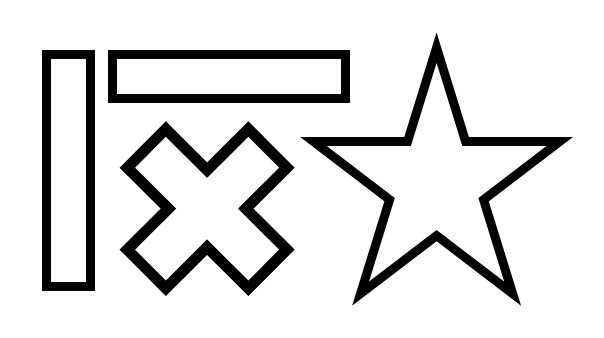
#> input picture Assignment 1/shapes.png, 604 x 338 px
$ python A1_corner_detection.py
#> lines starting #> are read from the running program, lines starting #| are printed output that depends on the picture; after the words box and inside, x2 and y2 are one past the last pixel; in counts of white or black regions, pixels touching at a corner belong together
### Assignment 1/A1_image_filtering.py
import numpy as np
import cv2
import time
from matplotlib import pyplot as plt


#1-1 Image Filtering by cross_correlation
def padding(img, shape):
    if shape[0] != 1:
        size = shape[0] // 2
        for i in range(-1, 1):
            copy = img[i]
            for j in range(size):
                img = np.insert(img, i, copy, axis=0)

    if (shape[0] == 1) or (shape[0]==shape[1]):
        size = shape[1] // 2
        for i in range(-1, 1):
            copy = img[:,i]
            for j in range(size):
                img = np.insert(img, i, copy, axis=1)

    return img


# [21 lines left out: function cross_correlation_1d, not called in this run]


def cross_correlation_2d(img, kernel):
    size = len(kernel)
    filter_img = np.zeros(img.shape)
    pad_img = padding(img, np.shape(kernel))
    r, c = img.shape
    for i in range(0, r):
      for j in range(0, c):
        partial = pad_img[i:i+size, j:j+size]
        filter_img[i,j] = (kernel * partial).sum()

    return filter_img

#1-2 The Gaussian Filter

# [6 lines left out: function get_gaussian_filter_1d, not called in this run]

def get_gaussian_filter_2d(size, sigma):
    kernel = np.zeros((size, size))
    for i in range(size):
        for j in range(size):
            kernel[i, j] = (1/(2*np.pi*(sigma**2)))*np.exp(-1*((((i-(size//2))**2)+((j-(size//2))**2))/(2*(sigma**2))))
    kernel = kernel/kernel.sum()
    return kernel


# [83 lines that do not run on import are left out]

### Assignment 1/A1_corner_detection.py
import cv2
import time
import numpy as np
import A1_image_filtering as a1
from matplotlib import pyplot as plt

def gaussian_filtering(img, size, sigma):
    kernel = a1.get_gaussian_filter_2d(size, sigma)
    filtered_img = a1.cross_correlation_2d(img, kernel)
    return filtered_img


def compute_corner_response(img):
    Sfilter_x = np.array([[-1, 0, 1], [-2, 0, 2], [-1, 0, 1]])
    Sfilter_y = np.array([[1, 2, 1], [0, 0, 0], [-1, -2, -1]])

    Sxf = a1.cross_correlation_2d(img, Sfilter_x)
    Syf = a1.cross_correlation_2d(img, Sfilter_y)

    Sxf = a1.padding(Sxf, (5, 5))
    Syf = a1.padding(Syf, (5, 5))

    Ix_2 = Sxf ** 2
    Iy_2 = Syf ** 2
    Ix_Iy = Sxf * Syf

    R = np.zeros(img.shape)

    w_size = 5
    r, c = img.shape
    for i in range(0, r):
        for j in range(0, c):
            M = np.zeros((2, 2))
            w_Ix_2 = Ix_2[i:i + w_size, j:j + w_size]
            w_Iy_2 = Iy_2[i:i + w_size, j:j + w_size]
            w_Ix_Iy = Ix_Iy[i:i + w_size, j:j + w_size]

            M[0, 0] = w_Ix_2.sum()
            M[1, 1] = w_Iy_2.sum()
            M[0, 1] = w_Ix_Iy.sum()
            M[1, 0] = w_Ix_Iy.sum()

            M_det = M[0, 0] * M[1, 1] - M[0, 1] * M[1, 0]
            M_trace = M[0, 0] + M[1, 1]

            R[i, j] = M_det - 0.04 * (M_trace ** 2)

    R = np.where(R < 0, 0, R)
    R = R / R.max()

    return R

def non_maximum_suppression_win(R, winSize):
    pad_R = a1.padding(R, (winSize, winSize))
    suppressed = np.zeros(R.shape)
    r, c = R.shape
    for i in range(r):
        for j in range(c):
            maximum = pad_R[i:i + winSize, j:j + winSize].max()
            if (R[i, j] == maximum) and (R[i, j] >= 0.1):
                suppressed[i, j] = R[i, j]

    return suppressed


if __name__ == "__main__":
    IMAGE_FILE_NAME = input('IMAGE FILE NAME: ')
#> the answer given: shapes.png
    img = cv2.imread(IMAGE_FILE_NAME, cv2.IMREAD_GRAYSCALE)
#> img is the input picture: shape (338, 604); min 0, max 255, mean 222.3

    #코너 검출기
    gfilter_img = gaussian_filtering(img, 7, 1.5)

    s_time = time.time()
    R = compute_corner_response(gfilter_img)
#> after the loop in cross_correlation_2d (call 3), `for i in range(0, r):`:
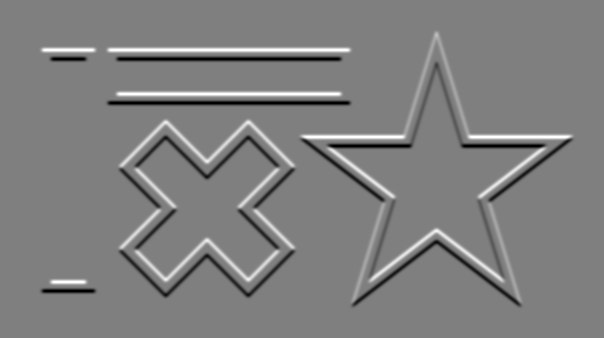
#> filter_img: shape (338, 604) float64; min -497.2, max 497.2, mean 0; drawn with min black and max white
#> call 4 of padding, with shape = (5, 5)
#> after the loop in padding (call 4), `for i in range(-1, 1):`:
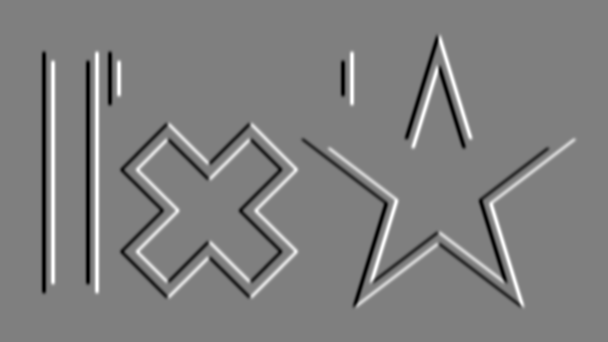
#> img: shape (342, 608) float64; min -497.2, max 497.2, mean 0; drawn with min black and max white
#> after the loop in padding (call 5), `for i in range(-1, 1):`:
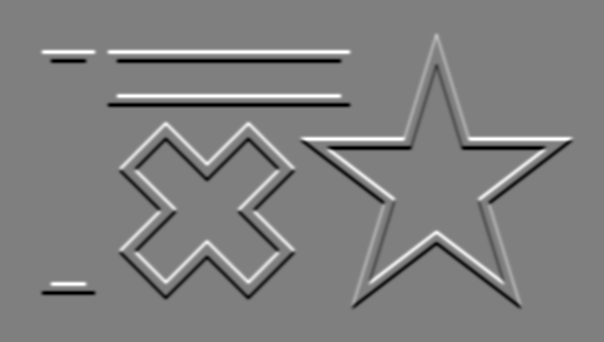
#> img: shape (342, 604) float64; min -497.2, max 497.2, mean 0; drawn with min black and max white
#> after the loop in compute_corner_response, `for i in range(0, r):`:
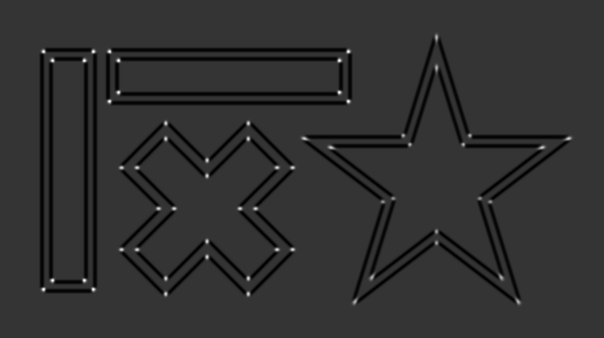
#> R: shape (338, 604) float64; min -6.13e+11, max 2.35e+12, mean -4.62e+10; drawn with min black and max white
#> in compute_corner_response, `R = np.where(R < 0, 0, R)`:
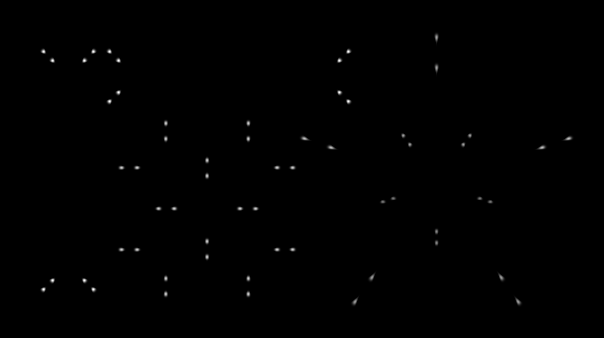
#> R: shape (338, 604) float64; min 0, max 2.35e+12, mean 5.88e+09; drawn with min black and max white
    e_time = time.time()

    print('Computational time of compute_corner_response is', e_time - s_time, 'sec')

    plt.imshow(R, cmap='gray')
    plt.xticks([]), plt.yticks([])
    plt.show()

    R_img = cv2.convertScaleAbs(R, alpha=(255.0))

    cv2.imwrite('./result/part_3_corner_raw_' + IMAGE_FILE_NAME, R_img)

    #검출한 코너를 초록색으로 표시
    img_rgb = cv2.cvtColor(img, cv2.COLOR_GRAY2RGB)

    img_rgb[R > 0.1] = [0, 255, 0]
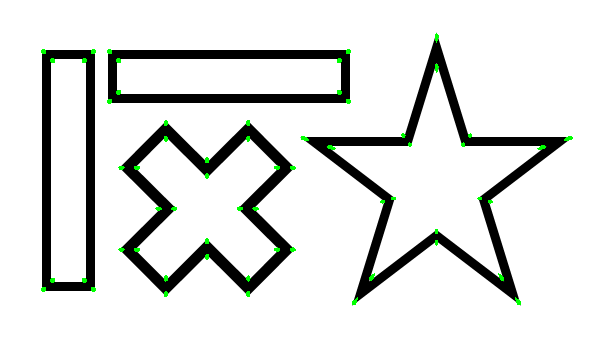
#> img_rgb: shape (338, 604, 3); 0.64% of pixels changed, all inside (x1, y1, x2, y2) = (41, 33, 573, 305)

    plt.imshow(img_rgb, cmap='gray')
    plt.xticks([]), plt.yticks([])
    plt.show()

    cv2.imwrite('./result/part_3_corner_bin_' + IMAGE_FILE_NAME, img_rgb)

    #Non Maximum Suppression
    winSize = 11

    s_time = time.time()
    suppressed_R = non_maximum_suppression_win(R, winSize)
    e_time = time.time()

    print('Computational time of non_maximum_suppression_win is', e_time - s_time, 'sec')


    idx_row = np.where(suppressed_R != 0)[1]
#> idx_row = 60 values, max 568 at index 21, min 43 at index 1, mean 267.6
    idx_col = np.where(suppressed_R != 0)[0]
#> idx_col = 60 values from 37 to 301

    #원 그리기
    img_circle = cv2.cvtColor(img, cv2.COLOR_GRAY2RGB)
    for (r, c) in zip(idx_row, idx_col):
        img_circle = cv2.circle(img_circle, (r, c), 4, (0, 255, 0), 2)
#> this loop made 60 passes
#> (r, c) on passes 1 to 12: (436, 37), (43, 51), (93, 51), (109, 51), (348, 51), (52, 60), (84, 60), (118, 60), (339, 60), (436, 67), (118, 92), (339, 92)
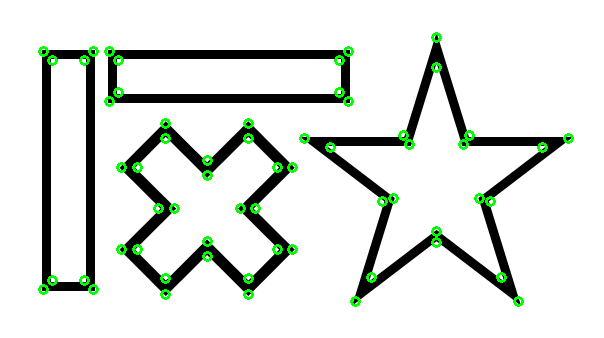
#> img_circle: shape (338, 604, 3); mean B, G, R 219.8, 224.9, 219.8

    plt.imshow(img_circle, cmap='gray')
    plt.xticks([]), plt.yticks([])
    plt.show()

    cv2.imwrite('./result/part_3_corner_sup_' + IMAGE_FILE_NAME, img_circle)
